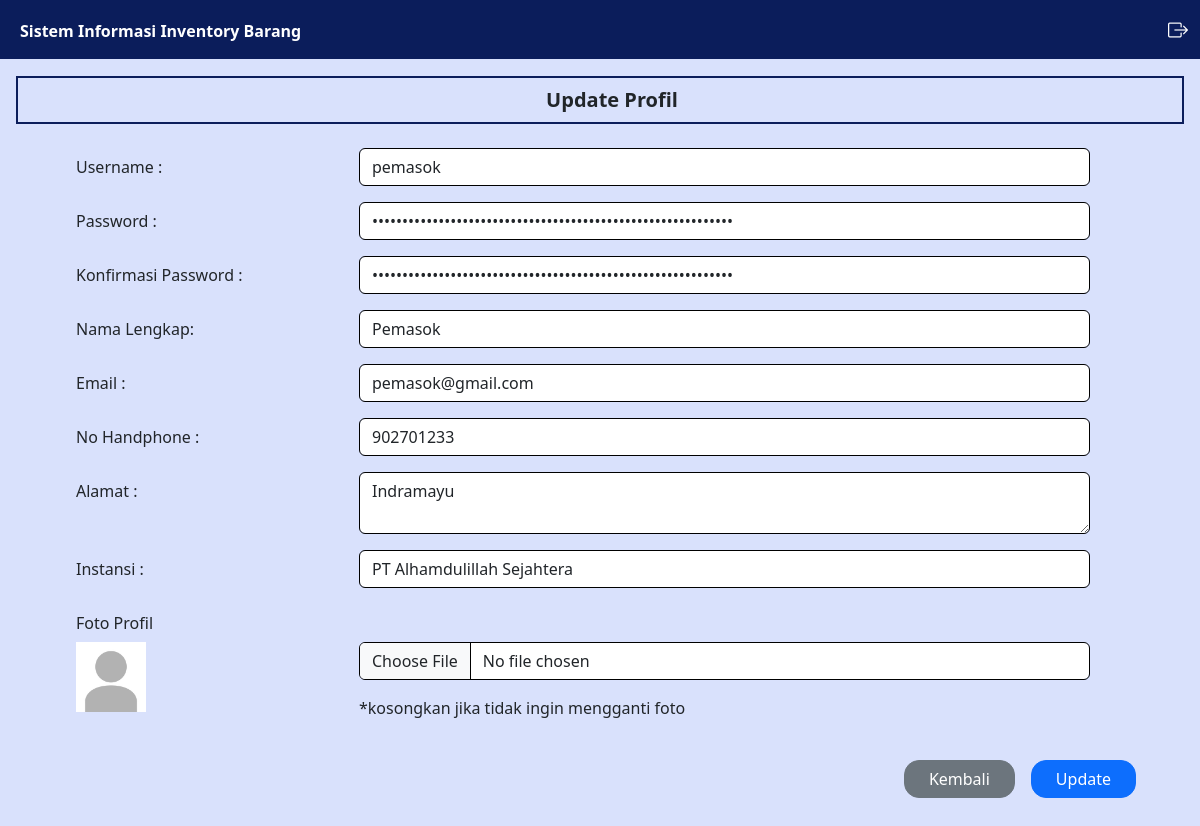
/pemasok/profil.php (signed in), run on an earlier commit of the app's database.
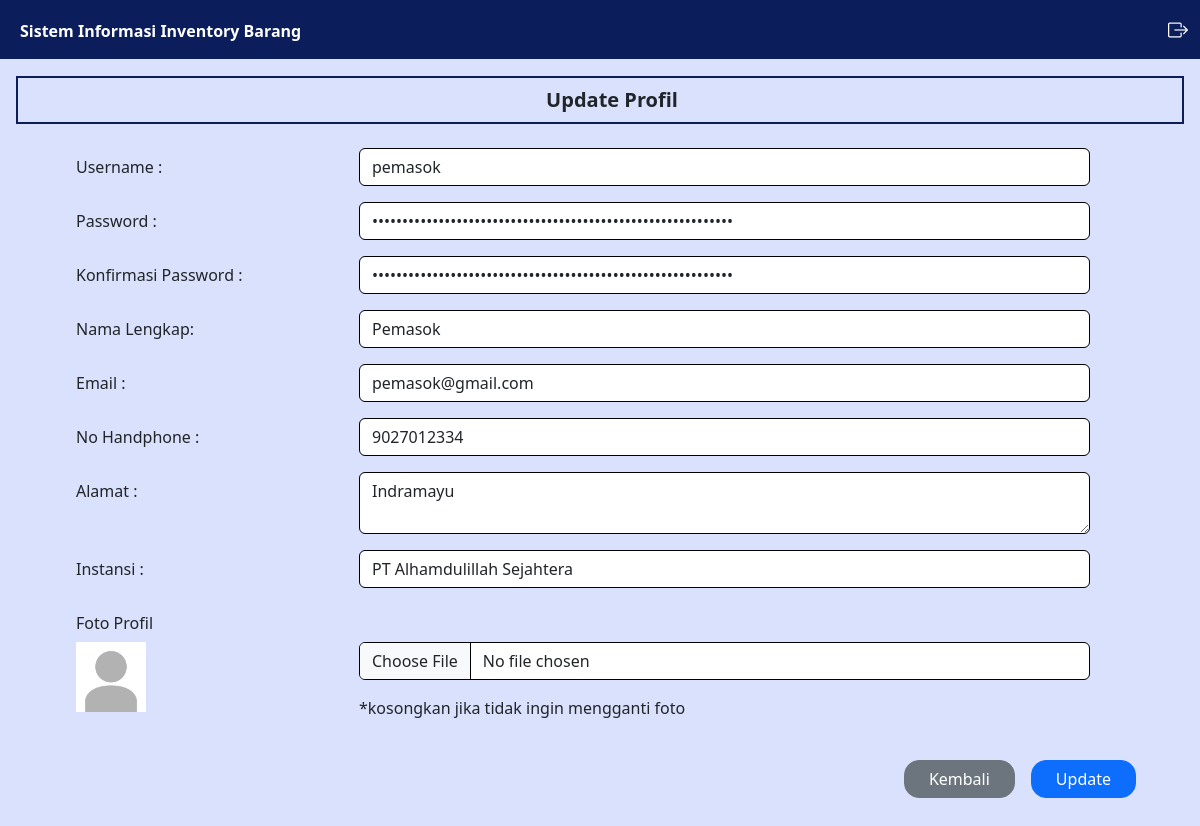
And on a later commit of the database.
### tables this page shows
CREATE TABLE `user` (
  `iduser` int(11) NOT NULL,
  `username` varchar(50) NOT NULL,
  `password` varchar(100) NOT NULL,
  `nama` varchar(50) NOT NULL,
  `email` varchar(50) NOT NULL,
  `telepon` varchar(50) NOT NULL,
  `alamat` text NOT NULL,
  `instansi` varchar(50) DEFAULT NULL,
  `level` varchar(10) NOT NULL,
  `foto` varchar(100) DEFAULT NULL
);

### controller/MainController.php (called while the page is built, shortened)
<?php
    $conn = mysqli_connect("localhost","root","","inventory");
    function query($query) {
        global $conn;
        $result = mysqli_query($conn, $query);
        $rows = [];
        while ($row = mysqli_fetch_assoc($result)) {
            $rows[] = $row;
        }
        return $rows;
    }
    function dekripsi($kata)
    {
        $string = base64_decode($kata);
        $key = substr($string, 0, 44);
        $enkripsi = substr($string, 44);
        $hasil = openssl_decrypt($enkripsi, 'AES-256-CBC', $key, 0, substr($key, 0, 16));
        return $hasil;
    }
    function cari_user() {
        $id = dekripsi($_COOKIE['SIIB']);
        $result = query("SELECT * FROM user WHERE iduser = '$id'");
        if(count($result) == 1) {
            $result = $result[0];
            return $result;
        } else {
            echo "<script>
                    document.location.href='../logout.php';
                  </script>";
            exit;
        }
    }
?>

### navbar/navbar.php (called while the page is built, shortened)
<?php
    require_once '../controller/MainController.php';
    $user = cari_user();
?>

### pemasok/profil.php (the view, shortened to what the changed rows need)
<?php
    require_once '../controller/UserController.php';
?>
<html lang="en">
<head>
    <link href="https://cdn.jsdelivr.net/npm/bootstrap@5.3.0/dist/css/bootstrap.min.css" rel="stylesheet"
>
    <link rel="stylesheet" href="https://cdn.jsdelivr.net/npm/bootstrap-icons@1.11.3/font/bootstrap-icons.min.css">
    <link rel="stylesheet" href="../style.css">
</head>
<body>
    <div class="content">
        <?php
        require_once('../navbar/navbar.php');
        ?>
        <div class="main-container m-0">
            <div class="d-flex">
                <div class="contents px-3 py-3">
                    <form method="post" action="" enctype="multipart/form-data">
                        <div class="mb-3 mt-4 row ms-5">
                            <div class="col-sm-8">
                                <input type="text" class="form-control <?= isset($errors['username']) ? 'is-invalid' : ''; ?>" id="username" name="username" value="<?= isset($_POST['username']) ? $_POST['username'] : $user['username']; ?>">
                            </div>
                        </div>
                        <div class="mb-3 mt-3 row ms-5">
                            <div class="col-sm-8">
                                <input type="password" class="form-control <?= isset($errors['password']) ? 'is-invalid' : ''; ?>" id="password" name="password" value="<?= isset($_POST['password']) ? '' : $user['password']; ?>">
                            </div>
                        </div>
                        <div class="mb-3 mt-3 row ms-5">
                            <div class="col-sm-8">
                                <input type="password" class="form-control " id="password2" name="password2" value="<?= isset($_POST['password']) ? '' : $user['password']; ?>">
                            </div>
                        </div>
                        <div class="mb-3 mt-3 row ms-5">
                            <div class="col-sm-8">
                                <input type="text" class="form-control <?= isset($errors['nama']) ? 'is-invalid' : ''; ?>" id="nama" name="nama" value="<?= isset($_POST['nama']) ? $_POST['nama'] : $user['nama']; ?>">
                            </div>
                        </div>
                        <div class="mb-3 mt-3 row ms-5">
                            <div class="col-sm-8">
                                <input type="email" class="form-control <?= isset($errors['email']) ? 'is-invalid' : ''; ?>" id="email" name="email" value="<?= isset($_POST['email']) ? $_POST['email'] : $user['email']; ?>">
                            </div>
                        </div>
                        <div class="mb-3 mt-3 row ms-5">
                            <div class="col-sm-8">
                                <input type="text" class="form-control <?= isset($errors['telepon']) ? 'is-invalid' : ''; ?>" id="telepon" name="telepon" value="<?= isset($_POST['telepon']) ? $_POST['telepon'] : $user['telepon']; ?>">
                            </div>
                        </div>
                        <div class="mb-3 mt-3 row ms-5">
                            <div class="col-sm-8">
                                <textarea <?= isset($errors['alamat']) ? '' : 'style="border: 1px solid black;"'; ?> class="form-control <?= isset($errors['alamat']) ? 'is-invalid' : ''; ?>" id="alamat" name="alamat" rows="2"><?= isset($_POST['alamat']) ? $_POST['alamat'] : $user['alamat']; ?></textarea>
                            </div>
                        </div>
                        <div class="mb-3 mt-3 row ms-5">
                            <div class="col-sm-8">
                                <input type="text" class="form-control <?= isset($errors['instansi']) ? 'is-invalid' : ''; ?>" id="instansi" name="instansi" value="<?= isset($_POST['instansi']) ? $_POST['instansi'] : $user['instansi']; ?>">
                            </div>
                        </div>
                        <div class="mb-4 mt-2 row ms-5">
                            <div class="col-sm-3">
                                <img src="../img/profil/<?= $user['foto']; ?>" class="img-preview" style="width: 70px;">
                            </div>
                        </div>
                    </form>
                </div>
            </div>
        </div>
    </div>
</body>
</html>

What changed in the data, as far as the page shows it:
changed user "pemasok": telepon "902701233" → "9027012334"
